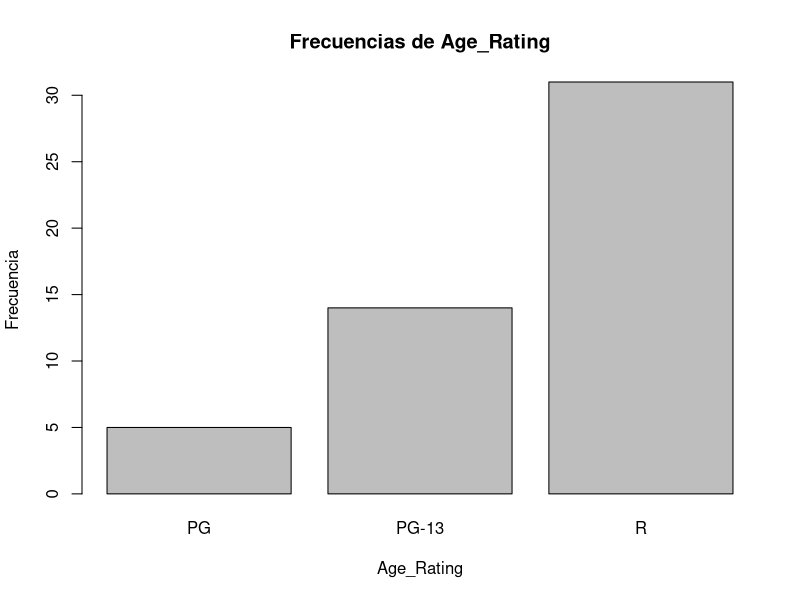
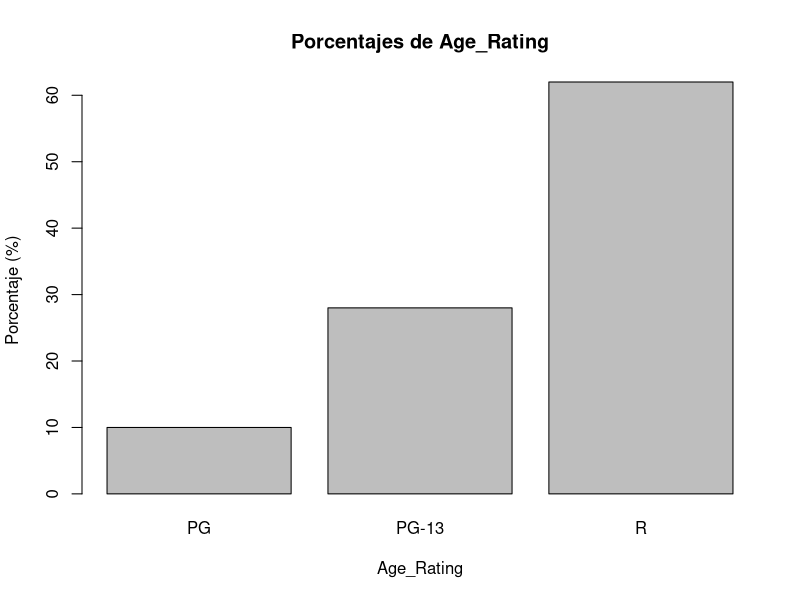
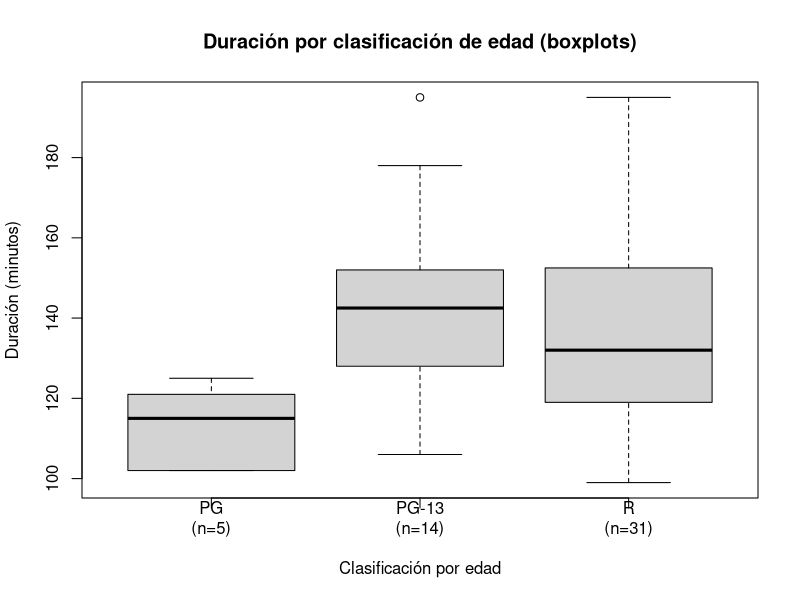

Generate these figures, in order, with R:
## ---- chunk 1
library(readxl)
datos <- read_excel("Netflix-Movies-Sample-Data.xlsx", skip = 5)
## ---- chunk 2
# 1) Cargar datos
library(readxl)
df <- read_excel("Netflix-Movies-Sample-Data.xlsx", skip = 5)

# 2) Ordenar en orden decreciente y mostrar solo las 3 primeras filas
ord <- order(df$IMDb_Rating, decreasing = TRUE)
top3 <- df[ord, ][1:3, ]

print(top3)
## ---- chunk 3
# 1) Cargar datos
library(readxl)
df <- read_excel("Netflix-Movies-Sample-Data.xlsx", skip = 5)

# 2) Resumen numérico
s <- summary(df$IMDb_Rating)  # mínimo, Q1, mediana, media, Q3 y máximo

# 3) Tabla con todas las medidas
table <- as.data.frame(t(c(
  Min     = s["Min."],
  Q1      = s["1st Qu."],
  Mediana = s["Median"],
  Media   = s["Mean"],
  Q3      = s["3rd Qu."],
  Max     = s["Max."],
  Var     = var(df$IMDb_Rating),
  sd      = sd(df$IMDb_Rating)
)), check.names = FALSE)

colnames(table) <- c(
  "Min",
  "Q1",
  "Mediana",
  "Media",
  "Q3",
  "Max",
  "Varianza",
  "Des. estándar"
)
  
# 4) Mostrar tabla
print(table)
## ---- chunk 4
# 1) Cargar datos
library(readxl)
df <- read_excel("Netflix-Movies-Sample-Data.xlsx", skip = 5)

# 2) Filtrar por `Age_Rating == "R"`
x <- df$IMDb_Rating[df$Age_Rating == "R"]

# 3) Resumen numérico
summary(x)
## ---- chunk 5
# 1) Cargar datos
library(readxl)
df <- read_excel("Netflix-Movies-Sample-Data.xlsx", skip = 5)

# 2) Valor mínimo de la variable `IMDb_Rating`
min_val <- min(df$IMDb_Rating)

# 3) Añade las variables `Name` y `Category` donde se da el valor mínimo
result <- df[which(df$IMDb_Rating == min_val), 
             c("Name", "Category", "IMDb_Rating")]
  
# 4) Mostrar resultado
print(result)
## ---- chunk 6
# 1) Cargar datos
library(readxl)
df <- read_excel("Netflix-Movies-Sample-Data.xlsx", skip = 5)

# 2) Frecuencias absolutas
tab_abs <- table(df$Age_Rating)
tab_abs
barplot(tab_abs, 
        main = "Frecuencias de Age_Rating", 
        xlab = "Age_Rating", 
        ylab = "Frecuencia")

# 3) Porcentajes
tab_pct <- prop.table(tab_abs) * 100
tab_pct_with_pct <- sprintf("%.0f%%", tab_pct) # añade el %
names(tab_pct_with_pct) <- c("PG","PG-13","R")
tab_pct_with_pct
barplot(tab_pct, 
        main = "Porcentajes de Age_Rating", 
        xlab = "Age_Rating", 
        ylab = "Porcentaje (%)")
## ---- chunk 7
# 1) Cargar datos
library(readxl)
df <- read_excel("Netflix-Movies-Sample-Data.xlsx", skip = 5)

# 2) Seleccionar columnas de interés
df <- df[, c("Duration", "Age_Rating")]

# 3) Asegurar tipo de dato correcto
df$Age_Rating <- as.factor(df$Age_Rating)
df$Duration   <- as.numeric(df$Duration)

# 4) Estratificación con el número de individuos por cada muestra
n_por_grupo <- table(df$Age_Rating)[levels(df$Age_Rating)]
nombres_ejes <- paste0(levels(df$Age_Rating), "\n(n=", n_por_grupo, ")")

# 5) Mostrar boxplots
boxplot(Duration ~ Age_Rating, 
        data = df,
        main  = "Duración por clasificación de edad (boxplots)",
        xlab  = "Clasificación por edad",
        ylab  = "Duración (minutos)",
        names = nombres_ejes)
